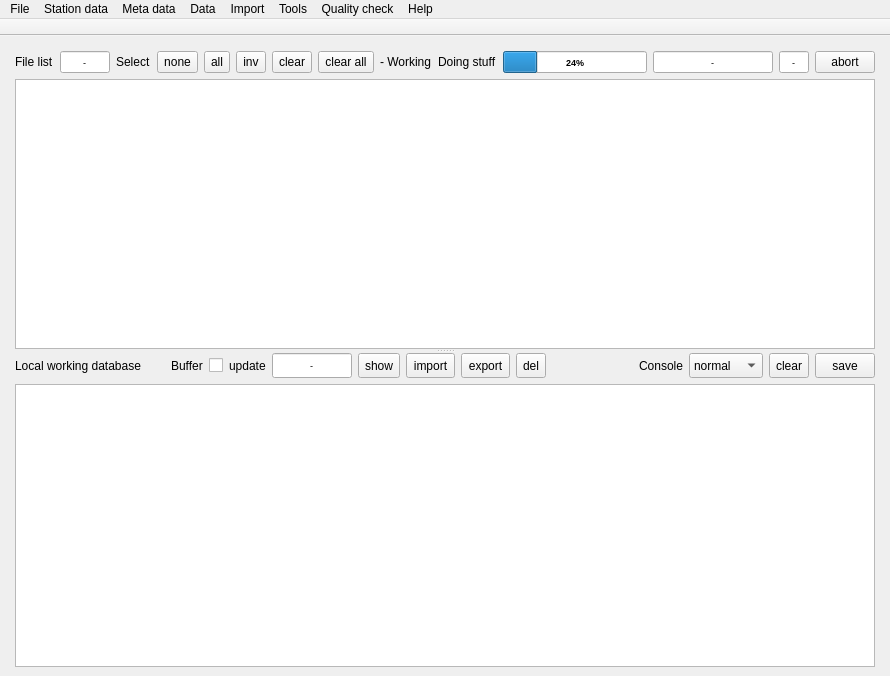
<?xml version="1.0" encoding="UTF-8"?>
<ui version="4.0">
 <class>MainWindow</class>
 <widget class="QMainWindow" name="MainWindow">
  <property name="geometry">
   <rect>
    <x>0</x>
    <y>0</y>
    <width>890</width>
    <height>676</height>
   </rect>
  </property>
  <property name="sizePolicy">
   <sizepolicy hsizetype="Preferred" vsizetype="Preferred">
    <horstretch>0</horstretch>
    <verstretch>0</verstretch>
   </sizepolicy>
  </property>
  <property name="minimumSize">
   <size>
    <width>800</width>
    <height>0</height>
   </size>
  </property>
  <property name="windowTitle">
   <string>BSRN Toolbox</string>
  </property>
  <property name="animated">
   <bool>false</bool>
  </property>
  <property name="console" stdset="0">
   <string/>
  </property>
  <widget class="QWidget" name="centralwidget">
   <layout class="QVBoxLayout" name="verticalLayout">
    <property name="spacing">
     <number>3</number>
    </property>
    <property name="leftMargin">
     <number>6</number>
    </property>
    <property name="topMargin">
     <number>6</number>
    </property>
    <property name="rightMargin">
     <number>6</number>
    </property>
    <property name="bottomMargin">
     <number>0</number>
    </property>
    <item>
     <widget class="QFrame" name="frameConsole">
      <property name="frameShape">
       <enum>QFrame::NoFrame</enum>
      </property>
      <property name="frameShadow">
       <enum>QFrame::Plain</enum>
      </property>
      <property name="lineWidth">
       <number>0</number>
      </property>
      <layout class="QVBoxLayout" name="verticalLayout_2">
       <item>
        <layout class="QHBoxLayout" name="horizontalLayout">
         <property name="spacing">
          <number>6</number>
         </property>
         <item>
          <widget class="QLabel" name="files_label">
           <property name="enabled">
            <bool>true</bool>
           </property>
           <property name="sizePolicy">
            <sizepolicy hsizetype="Fixed" vsizetype="Preferred">
             <horstretch>0</horstretch>
             <verstretch>0</verstretch>
            </sizepolicy>
           </property>
           <property name="maximumSize">
            <size>
             <width>16777215</width>
             <height>25</height>
            </size>
           </property>
           <property name="font">
            <font>
             <pointsize>9</pointsize>
             <bold>false</bold>
            </font>
           </property>
           <property name="text">
            <string>File list</string>
           </property>
           <property name="textFormat">
            <enum>Qt::PlainText</enum>
           </property>
          </widget>
         </item>
         <item>
          <widget class="QLineEdit" name="files_count">
           <property name="sizePolicy">
            <sizepolicy hsizetype="Fixed" vsizetype="Fixed">
             <horstretch>0</horstretch>
             <verstretch>0</verstretch>
            </sizepolicy>
           </property>
           <property name="minimumSize">
            <size>
             <width>40</width>
             <height>0</height>
            </size>
           </property>
           <property name="maximumSize">
            <size>
             <width>50</width>
             <height>25</height>
            </size>
           </property>
           <property name="font">
            <font>
             <pointsize>7</pointsize>
            </font>
           </property>
           <property name="toolTip">
            <string>&lt;html&gt;&lt;head/&gt;&lt;body&gt;&lt;p&gt;Number of files in list&lt;/p&gt;&lt;/body&gt;&lt;/html&gt;</string>
           </property>
           <property name="text">
            <string>-</string>
           </property>
           <property name="alignment">
            <set>Qt::AlignCenter</set>
           </property>
           <property name="readOnly">
            <bool>true</bool>
           </property>
          </widget>
         </item>
         <item>
          <widget class="QLabel" name="files_label_selection">
           <property name="sizePolicy">
            <sizepolicy hsizetype="Fixed" vsizetype="Fixed">
             <horstretch>0</horstretch>
             <verstretch>0</verstretch>
            </sizepolicy>
           </property>
           <property name="maximumSize">
            <size>
             <width>16777215</width>
             <height>25</height>
            </size>
           </property>
           <property name="font">
            <font>
             <pointsize>9</pointsize>
             <bold>false</bold>
            </font>
           </property>
           <property name="toolTip">
            <string>&lt;html&gt;&lt;head/&gt;&lt;body&gt;&lt;p&gt;Buffering station data files and reports to increase speed&lt;/p&gt;&lt;/body&gt;&lt;/html&gt;</string>
           </property>
           <property name="text">
            <string>Select</string>
           </property>
          </widget>
         </item>
         <item>
          <widget class="QToolButton" name="files_none">
           <property name="sizePolicy">
            <sizepolicy hsizetype="Fixed" vsizetype="Preferred">
             <horstretch>0</horstretch>
             <verstretch>0</verstretch>
            </sizepolicy>
           </property>
           <property name="maximumSize">
            <size>
             <width>60</width>
             <height>25</height>
            </size>
           </property>
           <property name="font">
            <font>
             <pointsize>9</pointsize>
            </font>
           </property>
           <property name="mouseTracking">
            <bool>false</bool>
           </property>
           <property name="toolTip">
            <string>&lt;html&gt;&lt;head/&gt;&lt;body&gt;&lt;p&gt;Select nothing&lt;/p&gt;&lt;/body&gt;&lt;/html&gt;</string>
           </property>
           <property name="text">
            <string>none</string>
           </property>
           <property name="iconSize">
            <size>
             <width>10</width>
             <height>10</height>
            </size>
           </property>
           <property name="popupMode">
            <enum>QToolButton::DelayedPopup</enum>
           </property>
           <property name="autoRaise">
            <bool>false</bool>
           </property>
           <property name="arrowType">
            <enum>Qt::NoArrow</enum>
           </property>
          </widget>
         </item>
         <item>
          <widget class="QToolButton" name="files_all">
           <property name="sizePolicy">
            <sizepolicy hsizetype="Fixed" vsizetype="Preferred">
             <horstretch>0</horstretch>
             <verstretch>0</verstretch>
            </sizepolicy>
           </property>
           <property name="maximumSize">
            <size>
             <width>60</width>
             <height>25</height>
            </size>
           </property>
           <property name="font">
            <font>
             <pointsize>9</pointsize>
            </font>
           </property>
           <property name="mouseTracking">
            <bool>false</bool>
           </property>
           <property name="toolTip">
            <string>&lt;html&gt;&lt;head/&gt;&lt;body&gt;&lt;p&gt;Select all files&lt;/p&gt;&lt;/body&gt;&lt;/html&gt;</string>
           </property>
           <property name="text">
            <string>all</string>
           </property>
           <property name="iconSize">
            <size>
             <width>10</width>
             <height>10</height>
            </size>
           </property>
           <property name="popupMode">
            <enum>QToolButton::DelayedPopup</enum>
           </property>
           <property name="autoRaise">
            <bool>false</bool>
           </property>
           <property name="arrowType">
            <enum>Qt::NoArrow</enum>
           </property>
          </widget>
         </item>
         <item>
          <widget class="QToolButton" name="files_inv">
           <property name="sizePolicy">
            <sizepolicy hsizetype="Fixed" vsizetype="Preferred">
             <horstretch>0</horstretch>
             <verstretch>0</verstretch>
            </sizepolicy>
           </property>
           <property name="maximumSize">
            <size>
             <width>60</width>
             <height>25</height>
            </size>
           </property>
           <property name="font">
            <font>
             <pointsize>9</pointsize>
            </font>
           </property>
           <property name="mouseTracking">
            <bool>false</bool>
           </property>
           <property name="toolTip">
            <string>&lt;html&gt;&lt;head/&gt;&lt;body&gt;&lt;p&gt;Invert selection&lt;/p&gt;&lt;/body&gt;&lt;/html&gt;</string>
           </property>
           <property name="text">
            <string>inv</string>
           </property>
           <property name="iconSize">
            <size>
             <width>10</width>
             <height>10</height>
            </size>
           </property>
           <property name="popupMode">
            <enum>QToolButton::DelayedPopup</enum>
           </property>
           <property name="autoRaise">
            <bool>false</bool>
           </property>
           <property name="arrowType">
            <enum>Qt::NoArrow</enum>
           </property>
          </widget>
         </item>
         <item>
          <widget class="QToolButton" name="files_clear">
           <property name="sizePolicy">
            <sizepolicy hsizetype="Fixed" vsizetype="Preferred">
             <horstretch>0</horstretch>
             <verstretch>0</verstretch>
            </sizepolicy>
           </property>
           <property name="maximumSize">
            <size>
             <width>60</width>
             <height>25</height>
            </size>
           </property>
           <property name="font">
            <font>
             <pointsize>9</pointsize>
            </font>
           </property>
           <property name="mouseTracking">
            <bool>false</bool>
           </property>
           <property name="toolTip">
            <string>&lt;html&gt;&lt;head/&gt;&lt;body&gt;&lt;p&gt;Remove selected files from list&lt;/p&gt;&lt;/body&gt;&lt;/html&gt;</string>
           </property>
           <property name="text">
            <string>clear</string>
           </property>
           <property name="iconSize">
            <size>
             <width>10</width>
             <height>10</height>
            </size>
           </property>
           <property name="popupMode">
            <enum>QToolButton::DelayedPopup</enum>
           </property>
           <property name="autoRaise">
            <bool>false</bool>
           </property>
           <property name="arrowType">
            <enum>Qt::NoArrow</enum>
           </property>
          </widget>
         </item>
         <item>
          <widget class="QToolButton" name="files_clear_all">
           <property name="sizePolicy">
            <sizepolicy hsizetype="Fixed" vsizetype="Preferred">
             <horstretch>0</horstretch>
             <verstretch>0</verstretch>
            </sizepolicy>
           </property>
           <property name="maximumSize">
            <size>
             <width>80</width>
             <height>25</height>
            </size>
           </property>
           <property name="font">
            <font>
             <pointsize>9</pointsize>
            </font>
           </property>
           <property name="mouseTracking">
            <bool>false</bool>
           </property>
           <property name="toolTip">
            <string>&lt;html&gt;&lt;head/&gt;&lt;body&gt;&lt;p&gt;Remove all files from list&lt;/p&gt;&lt;/body&gt;&lt;/html&gt;</string>
           </property>
           <property name="text">
            <string>clear all</string>
           </property>
           <property name="iconSize">
            <size>
             <width>10</width>
             <height>10</height>
            </size>
           </property>
           <property name="popupMode">
            <enum>QToolButton::DelayedPopup</enum>
           </property>
           <property name="autoRaise">
            <bool>false</bool>
           </property>
           <property name="arrowType">
            <enum>Qt::NoArrow</enum>
           </property>
          </widget>
         </item>
         <item>
          <widget class="QLabel" name="labelExpanderWorkflowStep">
           <property name="maximumSize">
            <size>
             <width>16777215</width>
             <height>25</height>
            </size>
           </property>
           <property name="font">
            <font>
             <pointsize>9</pointsize>
             <bold>false</bold>
            </font>
           </property>
           <property name="text">
            <string>- Working</string>
           </property>
          </widget>
         </item>
         <item>
          <widget class="QLabel" name="labelExpanderWorkflowInfo">
           <property name="maximumSize">
            <size>
             <width>16777215</width>
             <height>25</height>
            </size>
           </property>
           <property name="font">
            <font>
             <pointsize>9</pointsize>
             <bold>false</bold>
            </font>
           </property>
           <property name="text">
            <string>Doing stuff</string>
           </property>
          </widget>
         </item>
         <item>
          <widget class="QProgressBar" name="progressBar">
           <property name="enabled">
            <bool>true</bool>
           </property>
           <property name="sizePolicy">
            <sizepolicy hsizetype="Expanding" vsizetype="Preferred">
             <horstretch>0</horstretch>
             <verstretch>0</verstretch>
            </sizepolicy>
           </property>
           <property name="minimumSize">
            <size>
             <width>0</width>
             <height>0</height>
            </size>
           </property>
           <property name="maximumSize">
            <size>
             <width>16777215</width>
             <height>25</height>
            </size>
           </property>
           <property name="font">
            <font>
             <pointsize>7</pointsize>
             <bold>true</bold>
            </font>
           </property>
           <property name="value">
            <number>24</number>
           </property>
          </widget>
         </item>
         <item>
          <widget class="QLineEdit" name="progress_msg_info">
           <property name="sizePolicy">
            <sizepolicy hsizetype="Preferred" vsizetype="Fixed">
             <horstretch>0</horstretch>
             <verstretch>0</verstretch>
            </sizepolicy>
           </property>
           <property name="minimumSize">
            <size>
             <width>120</width>
             <height>0</height>
            </size>
           </property>
           <property name="maximumSize">
            <size>
             <width>16777215</width>
             <height>25</height>
            </size>
           </property>
           <property name="font">
            <font>
             <pointsize>7</pointsize>
            </font>
           </property>
           <property name="toolTip">
            <string>Status message</string>
           </property>
           <property name="text">
            <string>-</string>
           </property>
           <property name="alignment">
            <set>Qt::AlignCenter</set>
           </property>
           <property name="readOnly">
            <bool>true</bool>
           </property>
          </widget>
         </item>
         <item>
          <widget class="QLineEdit" name="progress_msg_problems">
           <property name="maximumSize">
            <size>
             <width>30</width>
             <height>25</height>
            </size>
           </property>
           <property name="font">
            <font>
             <pointsize>7</pointsize>
            </font>
           </property>
           <property name="toolTip">
            <string>Problems</string>
           </property>
           <property name="text">
            <string>-</string>
           </property>
           <property name="alignment">
            <set>Qt::AlignCenter</set>
           </property>
           <property name="readOnly">
            <bool>true</bool>
           </property>
          </widget>
         </item>
         <item>
          <widget class="QPushButton" name="progressAbort">
           <property name="sizePolicy">
            <sizepolicy hsizetype="Fixed" vsizetype="Preferred">
             <horstretch>0</horstretch>
             <verstretch>0</verstretch>
            </sizepolicy>
           </property>
           <property name="maximumSize">
            <size>
             <width>60</width>
             <height>25</height>
            </size>
           </property>
           <property name="sizeIncrement">
            <size>
             <width>0</width>
             <height>10</height>
            </size>
           </property>
           <property name="font">
            <font>
             <pointsize>9</pointsize>
             <bold>false</bold>
            </font>
           </property>
           <property name="toolTip">
            <string>Abort the currently running process</string>
           </property>
           <property name="text">
            <string>abort</string>
           </property>
          </widget>
         </item>
        </layout>
       </item>
       <item>
        <widget class="QSplitter" name="splitter">
         <property name="orientation">
          <enum>Qt::Vertical</enum>
         </property>
         <property name="childrenCollapsible">
          <bool>false</bool>
         </property>
         <widget class="QListView" name="listView">
          <property name="font">
           <font>
            <pointsize>7</pointsize>
           </font>
          </property>
          <property name="selectionMode">
           <enum>QAbstractItemView::MultiSelection</enum>
          </property>
         </widget>
         <widget class="QWidget" name="horizontalLayoutWidget">
          <layout class="QVBoxLayout" name="verticalLayout_5">
           <item>
            <layout class="QVBoxLayout" name="verticalLayout_3">
             <item>
              <layout class="QHBoxLayout" name="horizontalLayout_4">
               <item>
                <widget class="QLabel" name="buffer_label">
                 <property name="sizePolicy">
                  <sizepolicy hsizetype="Fixed" vsizetype="Fixed">
                   <horstretch>0</horstretch>
                   <verstretch>0</verstretch>
                  </sizepolicy>
                 </property>
                 <property name="maximumSize">
                  <size>
                   <width>200</width>
                   <height>25</height>
                  </size>
                 </property>
                 <property name="font">
                  <font>
                   <pointsize>9</pointsize>
                  </font>
                 </property>
                 <property name="text">
                  <string>Local working database</string>
                 </property>
                </widget>
               </item>
               <item>
                <widget class="QToolButton" name="buffer_switch">
                 <property name="sizePolicy">
                  <sizepolicy hsizetype="Fixed" vsizetype="Preferred">
                   <horstretch>0</horstretch>
                   <verstretch>0</verstretch>
                  </sizepolicy>
                 </property>
                 <property name="maximumSize">
                  <size>
                   <width>40</width>
                   <height>25</height>
                  </size>
                 </property>
                 <property name="font">
                  <font>
                   <pointsize>9</pointsize>
                  </font>
                 </property>
                 <property name="mouseTracking">
                  <bool>false</bool>
                 </property>
                 <property name="text">
                  <string/>
                 </property>
                 <property name="iconSize">
                  <size>
                   <width>10</width>
                   <height>10</height>
                  </size>
                 </property>
                 <property name="popupMode">
                  <enum>QToolButton::DelayedPopup</enum>
                 </property>
                 <property name="autoRaise">
                  <bool>true</bool>
                 </property>
                 <property name="arrowType">
                  <enum>Qt::NoArrow</enum>
                 </property>
                </widget>
               </item>
               <item>
                <widget class="QLabel" name="buffer_label_5">
                 <property name="maximumSize">
                  <size>
                   <width>80</width>
                   <height>25</height>
                  </size>
                 </property>
                 <property name="font">
                  <font>
                   <pointsize>9</pointsize>
                   <bold>false</bold>
                  </font>
                 </property>
                 <property name="toolTip">
                  <string>&lt;html&gt;&lt;head/&gt;&lt;body&gt;&lt;p&gt;Buffering station data files and reports to increase speed&lt;/p&gt;&lt;/body&gt;&lt;/html&gt;</string>
                 </property>
                 <property name="text">
                  <string>Buffer</string>
                 </property>
                </widget>
               </item>
               <item>
                <widget class="QCheckBox" name="buffer_refresh">
                 <property name="font">
                  <font>
                   <pointsize>9</pointsize>
                  </font>
                 </property>
                 <property name="text">
                  <string/>
                 </property>
                </widget>
               </item>
               <item>
                <widget class="QLabel" name="buffer_label_4">
                 <property name="maximumSize">
                  <size>
                   <width>80</width>
                   <height>25</height>
                  </size>
                 </property>
                 <property name="font">
                  <font>
                   <pointsize>9</pointsize>
                   <bold>false</bold>
                  </font>
                 </property>
                 <property name="toolTip">
                  <string>&lt;html&gt;&lt;head/&gt;&lt;body&gt;&lt;p&gt;Update already buffered station data files - if a newer version is available on server (CAUTION: much slower)&lt;/p&gt;&lt;/body&gt;&lt;/html&gt;</string>
                 </property>
                 <property name="text">
                  <string>update</string>
                 </property>
                </widget>
               </item>
               <item>
                <widget class="QLineEdit" name="buffer_size_mb">
                 <property name="minimumSize">
                  <size>
                   <width>80</width>
                   <height>25</height>
                  </size>
                 </property>
                 <property name="maximumSize">
                  <size>
                   <width>80</width>
                   <height>25</height>
                  </size>
                 </property>
                 <property name="font">
                  <font>
                   <pointsize>7</pointsize>
                  </font>
                 </property>
                 <property name="toolTip">
                  <string>&lt;html&gt;&lt;head/&gt;&lt;body&gt;&lt;p&gt;Size of local working database (MB,GB)&lt;/p&gt;&lt;/body&gt;&lt;/html&gt;</string>
                 </property>
                 <property name="text">
                  <string>-</string>
                 </property>
                 <property name="alignment">
                  <set>Qt::AlignCenter</set>
                 </property>
                 <property name="readOnly">
                  <bool>true</bool>
                 </property>
                </widget>
               </item>
               <item>
                <widget class="QToolButton" name="buffer_show">
                 <property name="sizePolicy">
                  <sizepolicy hsizetype="Fixed" vsizetype="Preferred">
                   <horstretch>0</horstretch>
                   <verstretch>0</verstretch>
                  </sizepolicy>
                 </property>
                 <property name="maximumSize">
                  <size>
                   <width>60</width>
                   <height>25</height>
                  </size>
                 </property>
                 <property name="font">
                  <font>
                   <pointsize>9</pointsize>
                  </font>
                 </property>
                 <property name="mouseTracking">
                  <bool>false</bool>
                 </property>
                 <property name="toolTip">
                  <string>&lt;html&gt;&lt;head/&gt;&lt;body&gt;&lt;p&gt;Show details of local working database&lt;/p&gt;&lt;/body&gt;&lt;/html&gt;</string>
                 </property>
                 <property name="text">
                  <string>show</string>
                 </property>
                 <property name="iconSize">
                  <size>
                   <width>10</width>
                   <height>10</height>
                  </size>
                 </property>
                 <property name="popupMode">
                  <enum>QToolButton::DelayedPopup</enum>
                 </property>
                 <property name="autoRaise">
                  <bool>false</bool>
                 </property>
                 <property name="arrowType">
                  <enum>Qt::NoArrow</enum>
                 </property>
                </widget>
               </item>
               <item>
                <widget class="QToolButton" name="buffer_import">
                 <property name="sizePolicy">
                  <sizepolicy hsizetype="Fixed" vsizetype="Preferred">
                   <horstretch>0</horstretch>
                   <verstretch>0</verstretch>
                  </sizepolicy>
                 </property>
                 <property name="maximumSize">
                  <size>
                   <width>60</width>
                   <height>25</height>
                  </size>
                 </property>
                 <property name="font">
                  <font>
                   <pointsize>9</pointsize>
                  </font>
                 </property>
                 <property name="mouseTracking">
                  <bool>false</bool>
                 </property>
                 <property name="toolTip">
                  <string>&lt;html&gt;&lt;head/&gt;&lt;body&gt;&lt;p&gt;Import local working database from file &lt;/p&gt;&lt;/body&gt;&lt;/html&gt;</string>
                 </property>
                 <property name="text">
                  <string>import</string>
                 </property>
                 <property name="iconSize">
                  <size>
                   <width>10</width>
                   <height>10</height>
                  </size>
                 </property>
                 <property name="popupMode">
                  <enum>QToolButton::DelayedPopup</enum>
                 </property>
                 <property name="autoRaise">
                  <bool>false</bool>
                 </property>
                 <property name="arrowType">
                  <enum>Qt::NoArrow</enum>
                 </property>
                </widget>
               </item>
               <item>
                <widget class="QToolButton" name="buffer_export">
                 <property name="sizePolicy">
                  <sizepolicy hsizetype="Fixed" vsizetype="Preferred">
                   <horstretch>0</horstretch>
                   <verstretch>0</verstretch>
                  </sizepolicy>
                 </property>
                 <property name="maximumSize">
                  <size>
                   <width>60</width>
                   <height>25</height>
                  </size>
                 </property>
                 <property name="font">
                  <font>
                   <pointsize>9</pointsize>
                  </font>
                 </property>
                 <property name="mouseTracking">
                  <bool>false</bool>
                 </property>
                 <property name="toolTip">
                  <string>&lt;html&gt;&lt;head/&gt;&lt;body&gt;&lt;p&gt;Export local working database to file &lt;/p&gt;&lt;/body&gt;&lt;/html&gt;</string>
                 </property>
                 <property name="text">
                  <string>export</string>
                 </property>
                 <property name="iconSize">
                  <size>
                   <width>10</width>
                   <height>10</height>
                  </size>
                 </property>
                 <property name="popupMode">
                  <enum>QToolButton::DelayedPopup</enum>
                 </property>
                 <property name="autoRaise">
                  <bool>false</bool>
                 </property>
                 <property name="arrowType">
                  <enum>Qt::NoArrow</enum>
                 </property>
                </widget>
               </item>
               <item>
                <widget class="QToolButton" name="buffer_del">
                 <property name="sizePolicy">
                  <sizepolicy hsizetype="Fixed" vsizetype="Preferred">
                   <horstretch>0</horstretch>
                   <verstretch>0</verstretch>
                  </sizepolicy>
                 </property>
                 <property name="maximumSize">
                  <size>
                   <width>60</width>
                   <height>25</height>
                  </size>
                 </property>
                 <property name="font">
                  <font>
                   <pointsize>9</pointsize>
                  </font>
                 </property>
                 <property name="mouseTracking">
                  <bool>false</bool>
                 </property>
                 <property name="toolTip">
                  <string>&lt;html&gt;&lt;head/&gt;&lt;body&gt;&lt;p&gt;Delete local working database&lt;/p&gt;&lt;/body&gt;&lt;/html&gt;</string>
                 </property>
                 <property name="text">
                  <string>del</string>
                 </property>
                 <property name="iconSize">
                  <size>
                   <width>10</width>
                   <height>10</height>
                  </size>
                 </property>
                 <property name="popupMode">
                  <enum>QToolButton::DelayedPopup</enum>
                 </property>
                 <property name="autoRaise">
                  <bool>false</bool>
                 </property>
                 <property name="arrowType">
                  <enum>Qt::NoArrow</enum>
                 </property>
                </widget>
               </item>
               <item>
                <spacer name="horizontalSpacer_2">
                 <property name="maximumSize">
                  <size>
                   <width>16777215</width>
                   <height>10</height>
                  </size>
                 </property>
                 <property name="orientation">
                  <enum>Qt::Horizontal</enum>
                 </property>
                 <property name="sizeHint" stdset="0">
                  <size>
                   <width>40</width>
                   <height>20</height>
                  </size>
                 </property>
                </spacer>
               </item>
               <item>
                <widget class="QLabel" name="labelOutput">
                 <property name="enabled">
                  <bool>true</bool>
                 </property>
                 <property name="sizePolicy">
                  <sizepolicy hsizetype="Fixed" vsizetype="Preferred">
                   <horstretch>0</horstretch>
                   <verstretch>0</verstretch>
                  </sizepolicy>
                 </property>
                 <property name="minimumSize">
                  <size>
                   <width>0</width>
                   <height>25</height>
                  </size>
                 </property>
                 <property name="maximumSize">
                  <size>
                   <width>80</width>
                   <height>25</height>
                  </size>
                 </property>
                 <property name="font">
                  <font>
                   <pointsize>9</pointsize>
                   <bold>false</bold>
                  </font>
                 </property>
                 <property name="text">
                  <string>Console</string>
                 </property>
                 <property name="textFormat">
                  <enum>Qt::PlainText</enum>
                 </property>
                </widget>
               </item>
               <item>
                <widget class="QComboBox" name="comboVerbosity">
                 <property name="sizePolicy">
                  <sizepolicy hsizetype="Fixed" vsizetype="Preferred">
                   <horstretch>0</horstretch>
                   <verstretch>0</verstretch>
                  </sizepolicy>
                 </property>
                 <property name="minimumSize">
                  <size>
                   <width>0</width>
                   <height>25</height>
                  </size>
                 </property>
                 <property name="maximumSize">
                  <size>
                   <width>110</width>
                   <height>25</height>
                  </size>
                 </property>
                 <property name="font">
                  <font>
                   <pointsize>9</pointsize>
                  </font>
                 </property>
                 <property name="toolTip">
                  <string>&lt;html&gt;&lt;head/&gt;&lt;body&gt;&lt;p&gt;&lt;span style=&quot; font-size:9pt;&quot;&gt;Set verbosity level of output&lt;/span&gt;&lt;/p&gt;&lt;/body&gt;&lt;/html&gt;</string>
                 </property>
                 <property name="iconSize">
                  <size>
                   <width>10</width>
                   <height>10</height>
                  </size>
                 </property>
                 <item>
                  <property name="text">
                   <string>normal</string>
                  </property>
                 </item>
                 <item>
                  <property name="text">
                   <string>verbose</string>
                  </property>
                 </item>
                 <item>
                  <property name="text">
                   <string>debug</string>
                  </property>
                 </item>
                </widget>
               </item>
               <item>
                <widget class="QToolButton" name="buttonConsoleClear">
                 <property name="sizePolicy">
                  <sizepolicy hsizetype="Fixed" vsizetype="Preferred">
                   <horstretch>0</horstretch>
                   <verstretch>0</verstretch>
                  </sizepolicy>
                 </property>
                 <property name="minimumSize">
                  <size>
                   <width>0</width>
                   <height>25</height>
                  </size>
                 </property>
                 <property name="maximumSize">
                  <size>
                   <width>60</width>
                   <height>25</height>
                  </size>
                 </property>
                 <property name="font">
                  <font>
                   <pointsize>9</pointsize>
                  </font>
                 </property>
                 <property name="mouseTracking">
                  <bool>false</bool>
                 </property>
                 <property name="toolTip">
                  <string>&lt;html&gt;&lt;head/&gt;&lt;body&gt;&lt;p&gt;&lt;span style=&quot; font-size:9pt;&quot;&gt;Clear console output&lt;/span&gt;&lt;/p&gt;&lt;/body&gt;&lt;/html&gt;</string>
                 </property>
                 <property name="text">
                  <string>clear</string>
                 </property>
                 <property name="iconSize">
                  <size>
                   <width>10</width>
                   <height>10</height>
                  </size>
                 </property>
                 <property name="popupMode">
                  <enum>QToolButton::DelayedPopup</enum>
                 </property>
                 <property name="autoRaise">
                  <bool>false</bool>
                 </property>
                 <property name="arrowType">
                  <enum>Qt::NoArrow</enum>
                 </property>
                </widget>
               </item>
               <item>
                <widget class="QPushButton" name="buttonConsoleSave">
                 <property name="sizePolicy">
                  <sizepolicy hsizetype="Fixed" vsizetype="Preferred">
                   <horstretch>0</horstretch>
                   <verstretch>0</verstretch>
                  </sizepolicy>
                 </property>
                 <property name="maximumSize">
                  <size>
                   <width>60</width>
                   <height>25</height>
                  </size>
                 </property>
                 <property name="font">
                  <font>
                   <pointsize>9</pointsize>
                  </font>
                 </property>
                 <property name="text">
                  <string>save</string>
                 </property>
                 <property name="iconSize">
                  <size>
                   <width>10</width>
                   <height>10</height>
                  </size>
                 </property>
                </widget>
               </item>
              </layout>
             </item>
             <item>
              <widget class="QTextEdit" name="textBox">
               <property name="enabled">
                <bool>true</bool>
               </property>
               <property name="sizePolicy">
                <sizepolicy hsizetype="Preferred" vsizetype="Expanding">
                 <horstretch>0</horstretch>
                 <verstretch>0</verstretch>
                </sizepolicy>
               </property>
               <property name="sizeIncrement">
                <size>
                 <width>0</width>
                 <height>0</height>
                </size>
               </property>
               <property name="font">
                <font>
                 <family>Courier</family>
                 <pointsize>7</pointsize>
                 <italic>false</italic>
                 <bold>false</bold>
                 <kerning>true</kerning>
                </font>
               </property>
               <property name="documentTitle">
                <string>Huhu</string>
               </property>
               <property name="lineWrapMode">
                <enum>QTextEdit::NoWrap</enum>
               </property>
              </widget>
             </item>
            </layout>
           </item>
           <item>
            <layout class="QVBoxLayout" name="verticalLayout_4"/>
           </item>
          </layout>
         </widget>
        </widget>
       </item>
      </layout>
     </widget>
    </item>
   </layout>
  </widget>
  <widget class="QMenuBar" name="menubar">
   <property name="geometry">
    <rect>
     <x>0</x>
     <y>0</y>
     <width>890</width>
     <height>33</height>
    </rect>
   </property>
   <property name="nativeMenuBar">
    <bool>false</bool>
   </property>
   <widget class="QMenu" name="menuFile">
    <property name="title">
     <string>File</string>
    </property>
   </widget>
   <widget class="QMenu" name="menuStationToArchive">
    <property name="title">
     <string>Station data</string>
    </property>
   </widget>
   <widget class="QMenu" name="menuMetadata">
    <property name="title">
     <string>Meta data</string>
    </property>
   </widget>
   <widget class="QMenu" name="menuImport">
    <property name="title">
     <string>Import</string>
    </property>
   </widget>
   <widget class="QMenu" name="menuTools">
    <property name="title">
     <string>Tools</string>
    </property>
   </widget>
   <widget class="QMenu" name="menuQualityCheck">
    <property name="title">
     <string>Quality check</string>
    </property>
   </widget>
   <widget class="QMenu" name="menuHelp">
    <property name="title">
     <string>Help</string>
    </property>
   </widget>
   <widget class="QMenu" name="menuData">
    <property name="title">
     <string>Data</string>
    </property>
   </widget>
   <addaction name="menuFile"/>
   <addaction name="menuStationToArchive"/>
   <addaction name="menuMetadata"/>
   <addaction name="menuData"/>
   <addaction name="menuImport"/>
   <addaction name="menuTools"/>
   <addaction name="menuQualityCheck"/>
   <addaction name="menuHelp"/>
  </widget>
  <widget class="QToolBar" name="toolBar">
   <property name="windowTitle">
    <string>toolBar</string>
   </property>
   <property name="movable">
    <bool>false</bool>
   </property>
   <property name="toolButtonStyle">
    <enum>Qt::ToolButtonIconOnly</enum>
   </property>
   <attribute name="toolBarArea">
    <enum>TopToolBarArea</enum>
   </attribute>
   <attribute name="toolBarBreak">
    <bool>false</bool>
   </attribute>
  </widget>
  <action name="actionBeenden">
   <property name="text">
    <string>Beenden</string>
   </property>
   <property name="shortcut">
    <string>Ctrl+Q</string>
   </property>
   <property name="iconVisibleInMenu">
    <bool>false</bool>
   </property>
  </action>
  <action name="actionInfo">
   <property name="text">
    <string>Info</string>
   </property>
  </action>
 </widget>
 <resources/>
 <connections/>
</ui>
